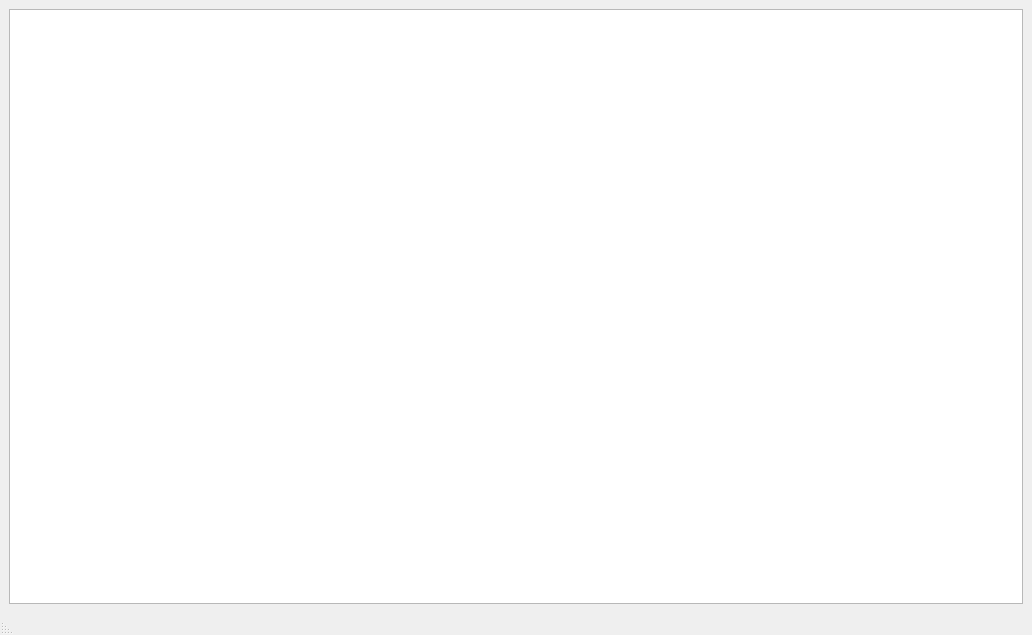
<?xml version="1.0" encoding="UTF-8"?>
<ui version="4.0">
 <class>MainWindow</class>
 <widget class="QMainWindow" name="MainWindow">
  <property name="geometry">
   <rect>
    <x>0</x>
    <y>0</y>
    <width>1032</width>
    <height>635</height>
   </rect>
  </property>
  <property name="sizePolicy">
   <sizepolicy hsizetype="Maximum" vsizetype="Maximum">
    <horstretch>0</horstretch>
    <verstretch>0</verstretch>
   </sizepolicy>
  </property>
  <property name="windowTitle">
   <string>Espresso</string>
  </property>
  <property name="layoutDirection">
   <enum>Qt::RightToLeft</enum>
  </property>
  <widget class="QWidget" name="centralwidget">
   <property name="maximumSize">
    <size>
     <width>1044</width>
     <height>618</height>
    </size>
   </property>
   <property name="layoutDirection">
    <enum>Qt::RightToLeft</enum>
   </property>
   <layout class="QHBoxLayout" name="horizontalLayout">
    <item>
     <widget class="QTableView" name="tableView">
      <property name="layoutDirection">
       <enum>Qt::LeftToRight</enum>
      </property>
     </widget>
    </item>
   </layout>
  </widget>
  <widget class="QMenuBar" name="menubar">
   <property name="geometry">
    <rect>
     <x>0</x>
     <y>0</y>
     <width>1032</width>
     <height>21</height>
    </rect>
   </property>
  </widget>
  <widget class="QStatusBar" name="statusbar"/>
 </widget>
 <resources/>
 <connections/>
</ui>
